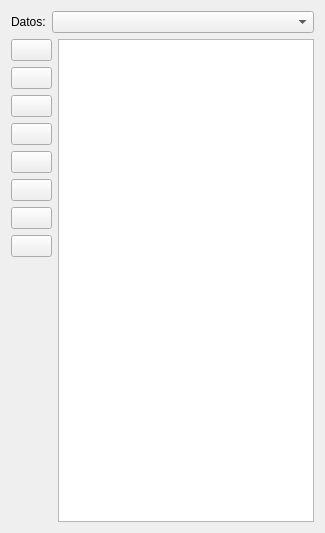
      <widget class="QWidget" name="tab">
       <attribute name="title">
        <string>Ver</string>
       </attribute>
       <layout class="QGridLayout" name="gridLayout">
        <item row="0" column="0">
         <widget class="QLabel" name="labeltipometadato">
          <property name="sizePolicy">
           <sizepolicy hsizetype="Fixed" vsizetype="Preferred">
            <horstretch>0</horstretch>
            <verstretch>0</verstretch>
           </sizepolicy>
          </property>
          <property name="text">
           <string>Datos:</string>
          </property>
         </widget>
        </item>
        <item row="0" column="1" colspan="2">
         <widget class="QComboBox" name="comboBoxTIPOMETADATO">
          <property name="toolTip">
           <string>Selecciona una categoria de información.</string>
          </property>
         </widget>
        </item>
        <item row="1" column="0" colspan="2">
         <layout class="QVBoxLayout" name="verticalLayout_4">
          <item>
           <widget class="QPushButton" name="pushButtonHOME1">
            <property name="toolTip">
             <string>Inicio</string>
            </property>
            <property name="icon">
             <iconset>
              <normaloff>icon/home.png</normaloff>icon/home.png</iconset>
            </property>
            <property name="iconSize">
             <size>
              <width>25</width>
              <height>25</height>
             </size>
            </property>
           </widget>
          </item>
          <item>
           <widget class="QPushButton" name="pushButtonINFO1">
            <property name="toolTip">
             <string>Información del proveedor</string>
            </property>
            <property name="icon">
             <iconset>
              <normaloff>icon/information.png</normaloff>icon/information.png</iconset>
            </property>
            <property name="iconSize">
             <size>
              <width>25</width>
              <height>25</height>
             </size>
            </property>
           </widget>
          </item>
          <item>
           <widget class="QPushButton" name="pushButtonIDENT1">
            <property name="toolTip">
             <string>Identificación</string>
            </property>
            <property name="icon">
             <iconset>
              <normaloff>icon/identification.png</normaloff>icon/identification.png</iconset>
            </property>
            <property name="iconSize">
             <size>
              <width>25</width>
              <height>25</height>
             </size>
            </property>
           </widget>
          </item>
          <item>
           <widget class="QPushButton" name="pushButtonEXT1">
            <property name="toolTip">
             <string>Extensión</string>
            </property>
            <property name="icon">
             <iconset>
              <normaloff>icon/extent.png</normaloff>icon/extent.png</iconset>
            </property>
            <property name="iconSize">
             <size>
              <width>25</width>
              <height>25</height>
             </size>
            </property>
           </widget>
          </item>
          <item>
           <widget class="QPushButton" name="pushButtonACCESS1">
            <property name="toolTip">
             <string>Acceso</string>
            </property>
            <property name="icon">
             <iconset>
              <normaloff>icon/access.png</normaloff>icon/access.png</iconset>
            </property>
            <property name="iconSize">
             <size>
              <width>25</width>
              <height>25</height>
             </size>
            </property>
           </widget>
          </item>
          <item>
           <widget class="QPushButton" name="pushButtonCONTACT">
            <property name="toolTip">
             <string>Contactos</string>
            </property>
            <property name="icon">
             <iconset>
              <normaloff>icon/contact.png</normaloff>icon/contact.png</iconset>
            </property>
            <property name="iconSize">
             <size>
              <width>25</width>
              <height>25</height>
             </size>
            </property>
           </widget>
          </item>
          <item>
           <widget class="QPushButton" name="pushButtonLINK1">
            <property name="toolTip">
             <string>Enlaces</string>
            </property>
            <property name="icon">
             <iconset>
              <normaloff>icon/link.png</normaloff>icon/link.png</iconset>
            </property>
            <property name="iconSize">
             <size>
              <width>25</width>
              <height>25</height>
             </size>
            </property>
           </widget>
          </item>
          <item>
           <widget class="QPushButton" name="pushButtonHISTORY1">
            <property name="toolTip">
             <string>Historia</string>
            </property>
            <property name="icon">
             <iconset>
              <normaloff>icon/history.png</normaloff>icon/history.png</iconset>
            </property>
            <property name="iconSize">
             <size>
              <width>25</width>
              <height>25</height>
             </size>
            </property>
           </widget>
          </item>
         </layout>
        </item>
        <item row="2" column="0">
         <spacer name="verticalSpacer_3">
          <property name="orientation">
           <enum>Qt::Vertical</enum>
          </property>
          <property name="sizeHint" stdset="0">
           <size>
            <width>20</width>
            <height>259</height>
           </size>
          </property>
         </spacer>
        </item>
        <item row="1" column="2" rowspan="2">
         <widget class="QTextBrowser" name="textBrowserLEERMETA"/>
        </item>
       </layout>
      </widget>
